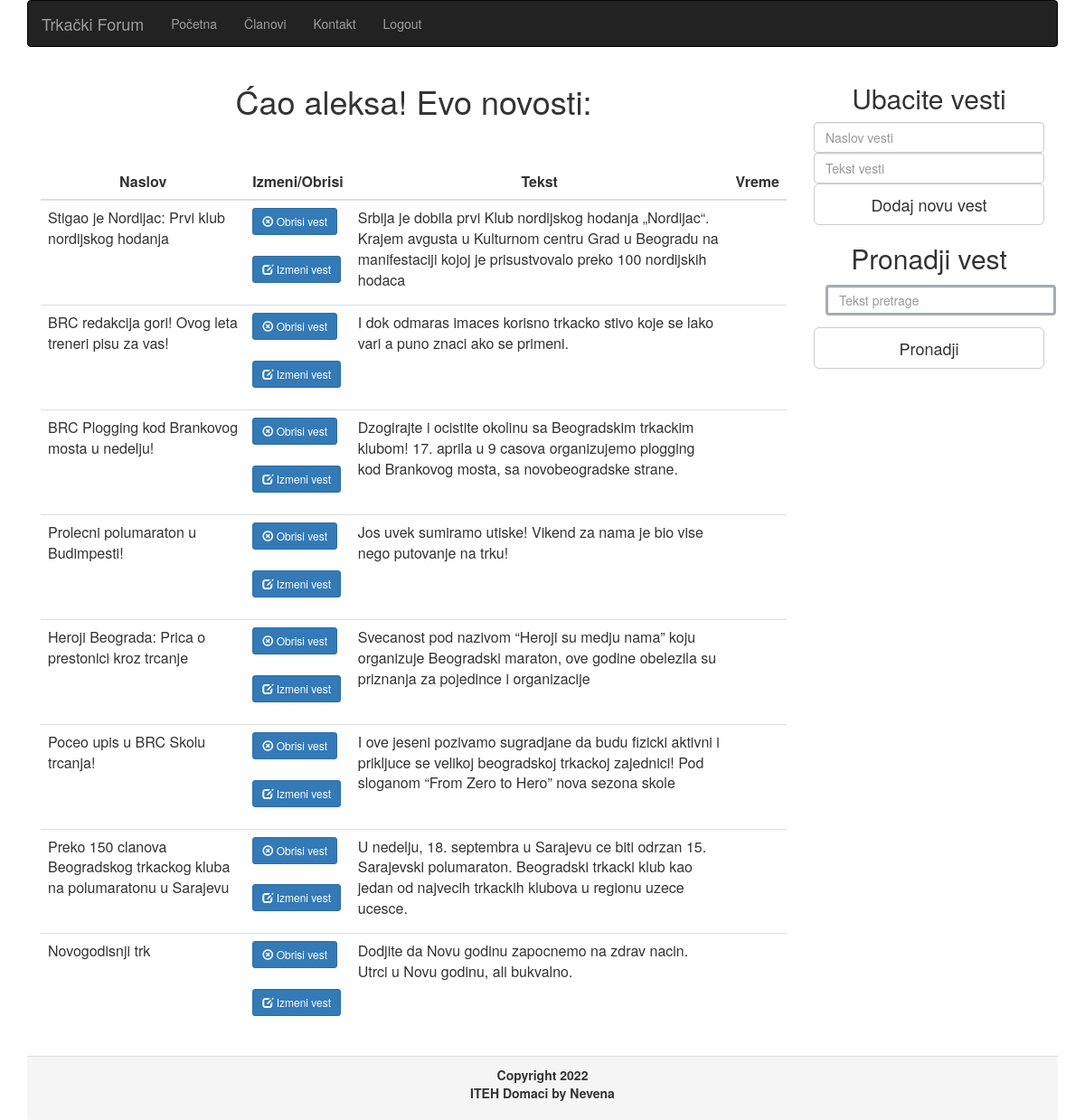
The page /home.php?akcija=brisanje&idnovosti=14 (signed in) on the database its author committed.
### tables this page shows
CREATE TABLE `novosti` (
  `idnovosti` int(11) NOT NULL AUTO_INCREMENT,
  `naslov` varchar(200) NOT NULL,
  `tekst` varchar(2000) NOT NULL,
  `vreme` datetime DEFAULT NULL,
  `idclana` int(11) DEFAULT NULL,
  PRIMARY KEY (`idnovosti`),
  KEY `idclana` (`idclana`),
  CONSTRAINT `novosti_ibfk_1` FOREIGN KEY (`idclana`) REFERENCES `clanovi` (`id`)
);

### home.php (the view, shortened to what this page needs)
<?php
include("process.php");
?>
<!DOCTYPE html>
<html>
<head>
  <link rel="stylesheet" href="css/bootstrap.min.css">
</head>
<body onload="document.getElementById('txt').focus()">
<div class="container">
<nav class="navbar navbar-inverse navbar-justified">
  <div class="container-fluid">
    <div class="navbar-header">
      <a class="navbar-brand" href="index.php">Trkački Forum</a>
    </div>
    <div class="collapse navbar-collapse" id="myNavbar">
       <?php
          include('includes/nav.php');
         ?>
    </div>
  </div>
</nav>
</div>
<div class="container">
 <div class="col-sm-9" style="text-align: center;">
 	<h1>Ćao <?php echo ($_SESSION["ime"]); ?>! Evo novosti:</h1>
 	<br>
 	<br>
 	<?php
        $sql="SELECT idnovosti, naslov, tekst, vreme FROM novosti ORDER BY idnovosti DESC";
        if (!$q=$conn->query($sql)){
        echo "<p>Nastala je greska pri izvodenju upita</p>" . mysql_query();
        exit();
        }
        if ($q->num_rows==0){
        echo "Nema novosti";
        } else {
			?>
			<table class="table table-hover" id = "table">
				<thead>
					<tr>
						<th class="text-center">Naslov</th>
						<th class="text-center">Izmeni/Obrisi</th>
						<th class="text-center">Tekst</th>
						<th class="text-center">Vreme</th>
					</tr>
				</thead>
				<tbody>
			<?php
        while ($red=$q->fetch_object()){
          ?>
		  <tr>
            <td><?php echo " $red->naslov ";?></td>
			<td>
            <form method="post" action="">
            <button  class="btn btn-primary btn-sm" name="obrisi" type="button">
                <span class="glyphicon glyphicon-remove-circle" aria-hidden="true"></span>
                <a style="color:#fff;" href="?akcija=brisanje&idnovosti=<?php echo $red->idnovosti; ?>">Obrisi vest</a>
              </button>
            <br><br>
           <button  class="btn btn-primary btn-sm" name="izmeni" type="button" >
                <span class="glyphicon glyphicon-edit" aria-hidden="true"></span>
                <a style="color:#fff;"  href="?akcija=izmena_forma&idnovosti=<?php echo $red->idnovosti; ?>">Izmeni vest</a>
              </button>
            </form>
			</td>
            <td><?php echo "$red->tekst"; ?></td>
            <td><?php echo "$red->vreme" ?></td>
            </tr>
        <?php
                    }
					?>
					</tbody>
					</table>
					<?php
                  }
         ?>
</div>
<div class="col-sm-3" style="text-align: center;">
	<form class="form-signin" method="post" action="">
        <h2 class="form-signin-heading">Ubacite vesti</h2>
        <input name="naslov" type="text" id="inputNaslov" class="form-control" placeholder="Naslov vesti" required autofocus >
        <input name="tekst" type="text" id="inputTekst" class="form-control" placeholder="Tekst vesti" required autofocus >
        <button class="btn btn-lg btn-default btn-block" name="submit" type="submit">Dodaj novu vest</button>
      </form>
  <form type="get" name="pretrazivanje" class="form-signin">
        <h2 class="form-signin-heading">Pronadji vest</h2>
        <input type="text" id="txt" class="form-control" placeholder="Tekst pretrage" required autofocus>
        <button class="btn btn-lg btn-default btn-block" name="submit" type="button" id="sub">Pronadji</button>
        <br>
        <div required autofokus id="livesearch"></div><br/>
        <br>
  </form>
</div>
<?php
	include ('includes/footer.php');
 ?>

### home.php (style rules this page uses)
#txt { border: solid #A5ACB2; margin:13px; }

### rows shown on the page
novosti: naslov "Stigao je Nordijac: Prvi klub nordijskog hodanja", tekst "Srbija je dobila prvi Klub nordijskog hodanja „Nordijac“. Krajem avgusta u Kulturnom centru Grad u Beogradu na manifestaciji kojoj je prisustvovalo preko 100 nordijskih hodaca"
novosti: naslov "BRC redakcija gori! Ovog leta treneri pisu za vas!", tekst "I dok odmaras imaces korisno trkacko stivo koje se lako vari a puno znaci ako se primeni."
novosti: naslov "BRC Plogging kod Brankovog mosta u nedelju!", tekst "Dzogirajte i ocistite okolinu sa Beogradskim trkackim klubom! 17. aprila u 9 casova organizujemo plogging kod Brankovog mosta, sa novobeogradske strane."
novosti: naslov "Prolecni polumaraton u Budimpesti!", tekst "Jos uvek sumiramo utiske! Vikend za nama je bio vise nego putovanje na trku!"
novosti: naslov "Heroji Beograda: Prica o prestonici kroz trcanje", tekst "Svecanost pod nazivom “Heroji su medju nama” koju organizuje Beogradski maraton, ove godine obelezila su priznanja za pojedince i organizacije"
novosti: naslov "Poceo upis u BRC Skolu trcanja!", tekst "I ove jeseni pozivamo sugradjane da budu fizicki aktivni i prikljuce se velikoj beogradskoj trkackoj zajednici! Pod sloganom “From Zero to Hero” nova sezona skole"
novosti: naslov "Preko 150 clanova Beogradskog trkackog kluba na polumaratonu u Sarajevu", tekst "U nedelju, 18. septembra u Sarajevu ce biti odrzan 15. Sarajevski polumaraton. Beogradski trkacki klub kao jedan od najvecih trkackih klubova u regionu uzece ucesce."
novosti: naslov "Novogodisnji trk", tekst "Dodjite da Novu godinu zapocnemo na zdrav nacin. Utrci u Novu godinu, ali bukvalno."

### other values the page prints
$item[naziv] "Početna"
$item[naziv] "Članovi"
$item[naziv] "Kontakt"
$item[naziv] "Logout"
$_SESSION["ime"] "aleksa"
$myName "Nevena"
